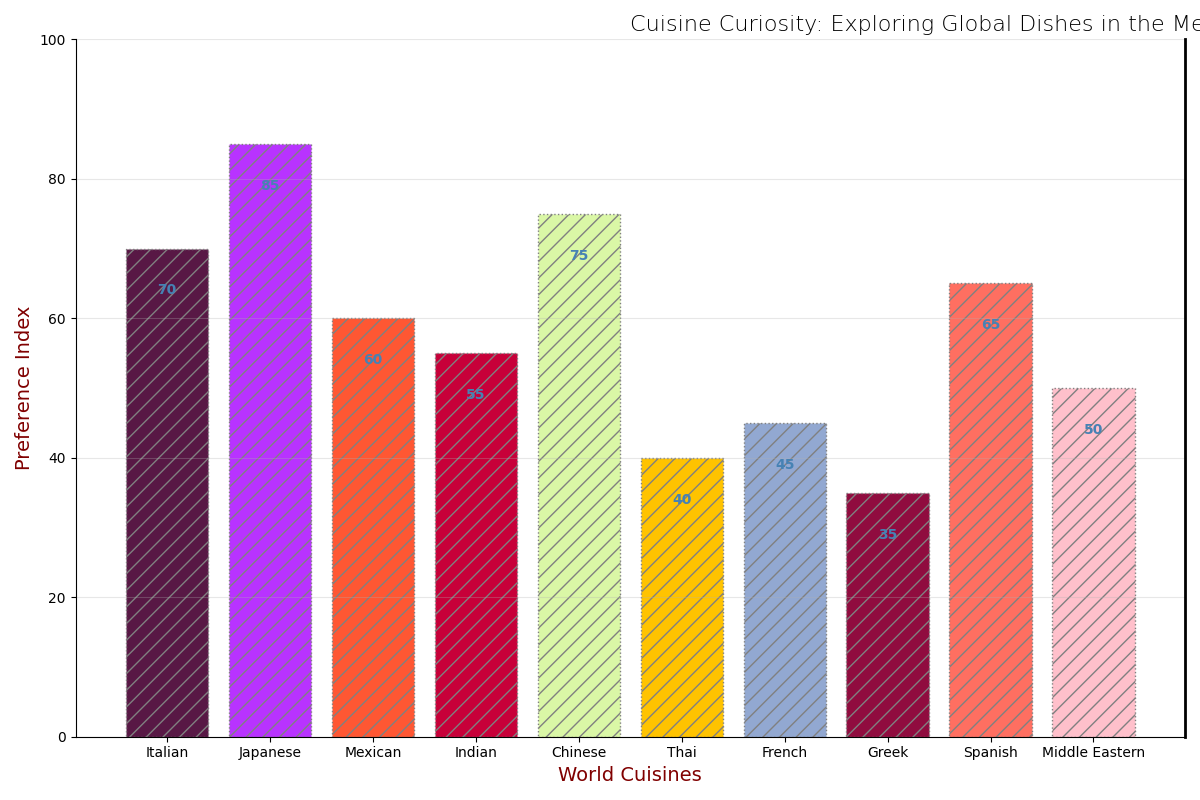

Python code for this plot:
import matplotlib.pyplot as plt
import numpy as np

# Titles and labels are manually altered
cuisines = ["Italian", "Japanese", "Mexican", "Indian", "Chinese", "Thai", "French", "Greek", "Spanish", "Middle Eastern"]
popularity_scores = np.array([70, 85, 60, 55, 75, 40, 45, 35, 65, 50])

colors = ['#581845', '#B833FF', '#FF5733', '#C70039', '#DAF7A6', '#FFC300', '#92A8D1', '#900C3F', '#FF6F61', '#FFC0CB']

fig, ax = plt.subplots(figsize=(12, 8))
bars = ax.bar(cuisines, popularity_scores, color=colors, edgecolor='grey', linestyle=':', hatch='//')

# Randomly alter textual elements
ax.set_title('Cuisine Curiosity: Exploring Global Dishes in the Metro Area', fontsize=16, fontweight='light', ha='left')
ax.set_ylabel('Preference Index', fontsize=14, color='maroon')
ax.set_xlabel('World Cuisines', fontsize=14, color='maroon')

# Randomly altered text properties for bar labels
for bar in bars:
    ax.text(bar.get_x() + bar.get_width() / 2, bar.get_height() - 5, f'{bar.get_height()}',
            ha='center', va='top', color='steelblue', fontsize=10, fontweight='bold')

ax.yaxis.grid(True, linestyle='-', alpha=0.3)

ax.spines['top'].set_color('none')
ax.spines['right'].set_linewidth(2)

ax.set_ylim(0, 100)

plt.tight_layout()
plt.show()
